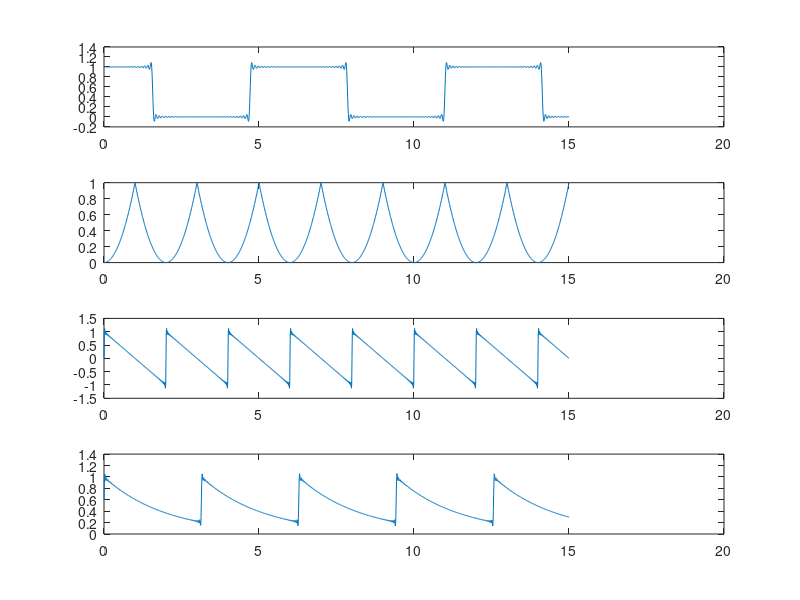

The MATLAB script that drew this image:
clear
t=0:0.01:15;
x1=0.5;
x2=1/3;
x3=0;
x4=0.504;


for k=1:60
    if rem(k,2)==1;
        x1=x1+(-1)^((k-1)/2)*2/(pi*k)*cos(k*t)
    end
    x2=x2+(4/pi^2)*((-1)^k/(k)^2)*(cos(k*pi*t))
    x3=x3+(2/pi)*1/k*sin(pi*k*t);
    x4=x4+0.504*2/sqrt(1+16*k^2)*cos(2*k*t-atan(4*k));
    subplot(4,1,1), plot(t,x1)
    subplot(4,1,2), plot(t,x2)
    subplot(4,1,3), plot(t,x3)
    subplot(4,1,4), plot(t,x4)
    pause
end
